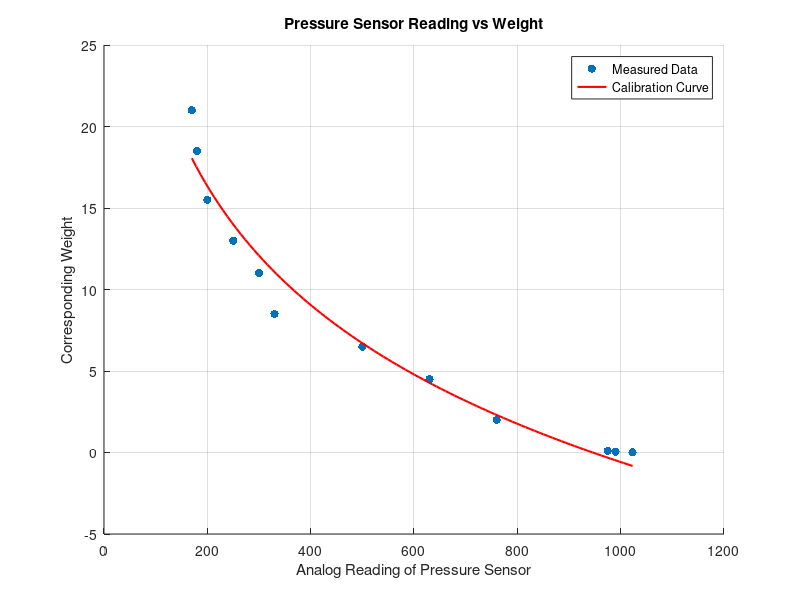

The MATLAB script that drew this image:
% Given data points
x = [1023, 990, 975, 760, 630, 500, 330, 300, 250, 200, 180, 170];
y = [0.01, 0.05, 0.1, 2, 4.5, 6.5, 8.5, 11, 13, 15.5, 18.5, 21];

% Plot the data points
scatter(x, y, 'bo', 'filled', 'DisplayName', 'Measured Data');
hold on;

% Fit a logarithmic curve to the data
coefficients = polyfit(log(x), y, 1);

% Print the coefficients of the logarithmic equation
disp('Logarithmic Equation:');
disp(['Weight = ', num2str(coefficients(1)), ' * log(Analog Reading) + ', num2str(coefficients(2))]);

% Plot the fitted curve
x_fit = linspace(min(x), max(x), 100);
y_fit = coefficients(1) * log(x_fit) + coefficients(2);
plot(x_fit, y_fit, 'r-', 'LineWidth', 1.5, 'DisplayName', 'Calibration Curve');
hold off;

xlabel('Analog Reading of Pressure Sensor');
ylabel('Corresponding Weight');
title('Pressure Sensor Reading vs Weight');
legend('Location', 'northeast');
grid on;
